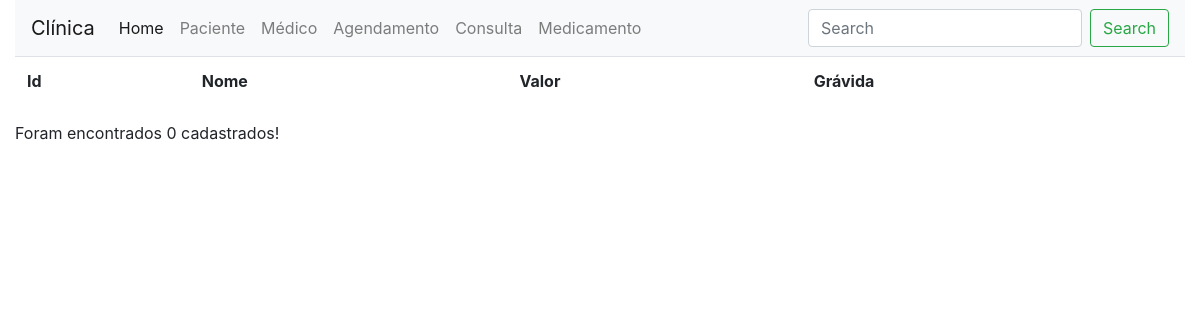
Page /atendimento/medicamento/ on the earlier database version.
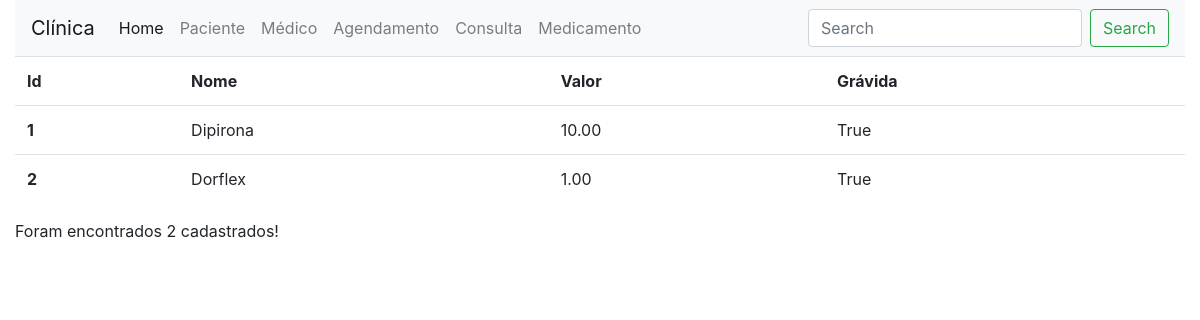
Same page on the later database version.
### atendimento/models.py (models this page shows)
class Medicamento(models.Model):
    nome= models.CharField(max_length=50)
    valor= models.DecimalField(max_digits=30, decimal_places=2)
    gravida= models.BooleanField()

### atendimento/views.py (the view)
def medicamento_list (request):
    medicamentos= Medicamento.objects.all()
    return render (request, "medicamento/list.html", {"medicamentos":medicamentos})

### atendimento/templates/medicamento/list.html
{% extends 'base.html' %}
{% block conteudo %}
    <table class="table">
        <tr>
            <th>Id</th>
            <th>Nome</th>
            <th>Valor</th>
            <th>Grávida</th>
        </tr>
       {% for medicamento in medicamentos %}
       <tr>
          <th>{{medicamento.id}}</th>
           <td>{{medicamento.nome}}</td>
           <td>{{medicamento.valor}}</td>
           <td>{{medicamento.gravida}}</td>
       </tr>
       {% endfor %}
    </table>
    <p>Foram encontrados {{medicamentos| length}} cadastrados!</p>
{% endblock %}

### atendimento/templates/base.html (shortened to what this page needs)
<!DOCTYPE html>
<html lang="en">
<head>
    <link rel="stylesheet" href="https://stackpath.bootstrapcdn.com/bootstrap/4.3.1/css/bootstrap.min.css"
>
    <body>
        <div class="container-fluid">
            <div class="row">
                <div class="col-lg-12">
                    <nav class="navbar navbar-expand-lg navbar-light bg-light">
                        <a class="navbar-brand" href="#">Clínica </a>
                        <div class="collapse navbar-collapse" id="navbarSupportedContent">
                            <ul class="navbar-nav mr-auto">
                                <li class="nav-item active">
                                    <a class="nav-link" href="/atendimento">Home
                                    </a>
                                </li>
                                <li class="nav-item">
                                    <a class="nav-link" href="/atendimento/paciente">Paciente</a>
                                </li>
                                <li class="nav-item dropdown">
                                    <a class="nav-link" href="/atendimento/medico">Médico</a>
                                </li>
                                <li class="nav-item">
                                    <a class="nav-link" href="agendamento/">Agendamento</a>
                                </li>
                                <li class="nav-item">
                                    <a class="nav-link" href="#">Consulta</a>
                                </li>
                                <li class="nav-item">
                                        <a class="nav-link" href="/atendimento/medicamento">Medicamento</a>
                                    </li>
                            </ul>
                            <form class="form-inline my-2 my-lg-0">
                                <input class="form-control mr-sm-2" type="search" placeholder="Search" aria-label="Search">
                                <button class="btn btn-outline-success my-2 my-sm-0" type="submit">Search</button>
                            </form>
                        </div>
                    </nav>
                </div>
            </div>
            {% block conteudo %} {% endblock %}
    </body>
</html>

Differences in the rows shown:
added Medicamento: id "1", nome "Dipirona", valor "10.00", gravida "True"
added Medicamento: id "2", nome "Dorflex", valor "1.00", gravida "True"
Other differences:
{{ medicamentos| length }}: "0" → "2"
